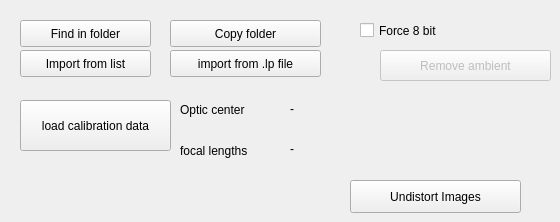
    <widget class="QWidget" name="tabLoad">
     <attribute name="title">
      <string>Load data</string>
     </attribute>
     <widget class="QPushButton" name="loadListButton">
      <property name="geometry">
       <rect>
        <x>20</x>
        <y>50</y>
        <width>131</width>
        <height>27</height>
       </rect>
      </property>
      <property name="text">
       <string>Import from list</string>
      </property>
     </widget>
     <widget class="QPushButton" name="loadLpButton">
      <property name="geometry">
       <rect>
        <x>170</x>
        <y>50</y>
        <width>151</width>
        <height>27</height>
       </rect>
      </property>
      <property name="text">
       <string>import from .lp file</string>
      </property>
     </widget>
     <widget class="QPushButton" name="loadCalibButton">
      <property name="geometry">
       <rect>
        <x>20</x>
        <y>100</y>
        <width>151</width>
        <height>51</height>
       </rect>
      </property>
      <property name="text">
       <string>load calibration data</string>
      </property>
     </widget>
     <widget class="QLabel" name="label_9">
      <property name="geometry">
       <rect>
        <x>180</x>
        <y>100</y>
        <width>101</width>
        <height>20</height>
       </rect>
      </property>
      <property name="text">
       <string>Optic center</string>
      </property>
     </widget>
     <widget class="QLabel" name="label_10">
      <property name="geometry">
       <rect>
        <x>180</x>
        <y>140</y>
        <width>101</width>
        <height>21</height>
       </rect>
      </property>
      <property name="text">
       <string>focal lengths</string>
      </property>
     </widget>
     <widget class="QLabel" name="centerLab">
      <property name="geometry">
       <rect>
        <x>290</x>
        <y>100</y>
        <width>201</width>
        <height>17</height>
       </rect>
      </property>
      <property name="text">
       <string>-</string>
      </property>
     </widget>
     <widget class="QLabel" name="focalLab">
      <property name="geometry">
       <rect>
        <x>290</x>
        <y>140</y>
        <width>251</width>
        <height>17</height>
       </rect>
      </property>
      <property name="text">
       <string>-</string>
      </property>
     </widget>
     <widget class="QPushButton" name="undistortImagesButton">
      <property name="geometry">
       <rect>
        <x>350</x>
        <y>180</y>
        <width>171</width>
        <height>33</height>
       </rect>
      </property>
      <property name="text">
       <string>Undistort Images</string>
      </property>
     </widget>
     <widget class="QPushButton" name="removeAmbientButton">
      <property name="enabled">
       <bool>false</bool>
      </property>
      <property name="geometry">
       <rect>
        <x>380</x>
        <y>50</y>
        <width>171</width>
        <height>31</height>
       </rect>
      </property>
      <property name="contextMenuPolicy">
       <enum>Qt::DefaultContextMenu</enum>
      </property>
      <property name="text">
       <string>Remove ambient</string>
      </property>
     </widget>
     <widget class="QPushButton" name="findImagesButton">
      <property name="geometry">
       <rect>
        <x>20</x>
        <y>20</y>
        <width>131</width>
        <height>27</height>
       </rect>
      </property>
      <property name="text">
       <string>Find in folder</string>
      </property>
     </widget>
     <widget class="QCheckBox" name="box8Bit">
      <property name="geometry">
       <rect>
        <x>360</x>
        <y>20</y>
        <width>97</width>
        <height>21</height>
       </rect>
      </property>
      <property name="text">
       <string>Force 8 bit</string>
      </property>
     </widget>
     <widget class="QPushButton" name="copyFolderButton">
      <property name="geometry">
       <rect>
        <x>170</x>
        <y>20</y>
        <width>151</width>
        <height>27</height>
       </rect>
      </property>
      <property name="text">
       <string>Copy folder</string>
      </property>
     </widget>
    </widget>
